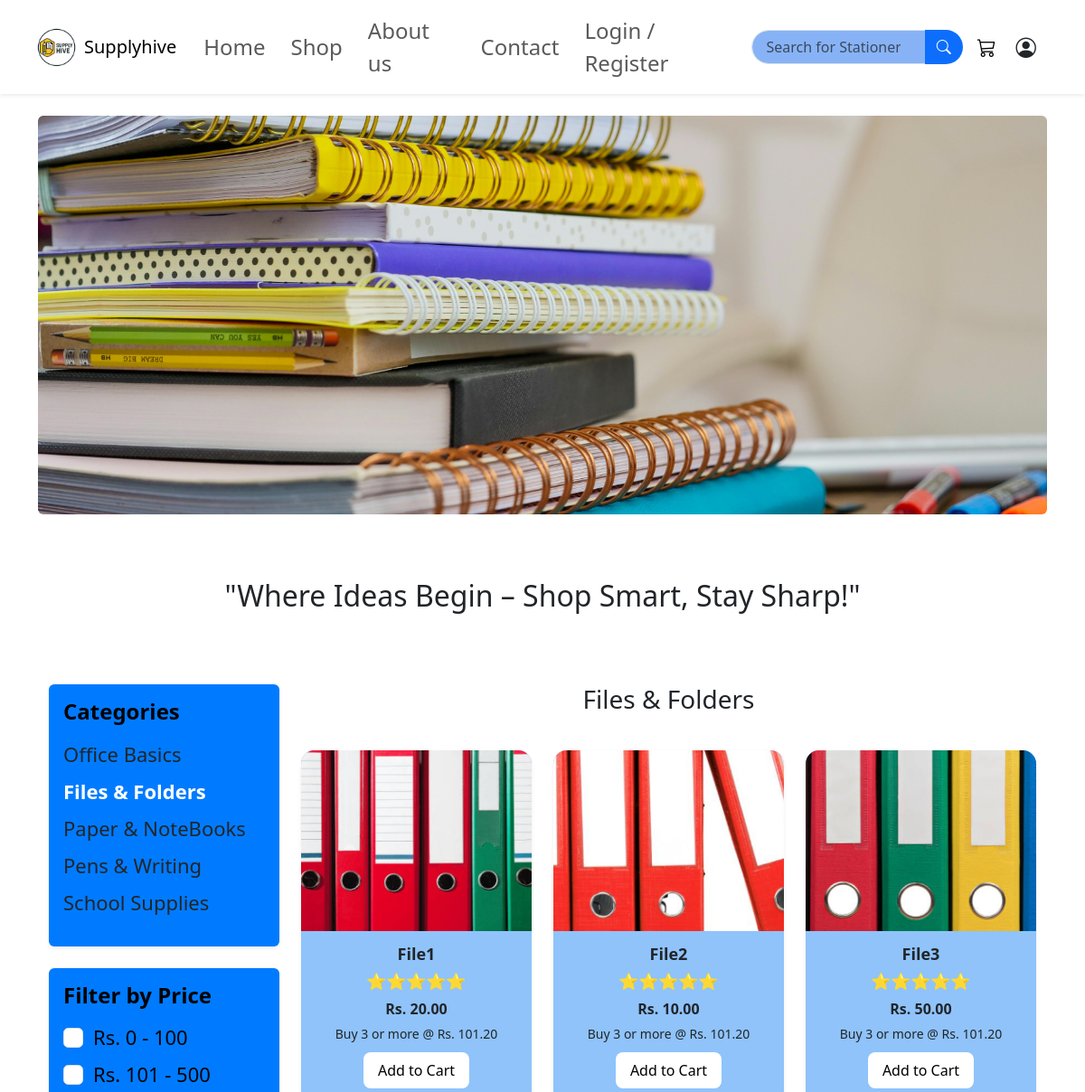
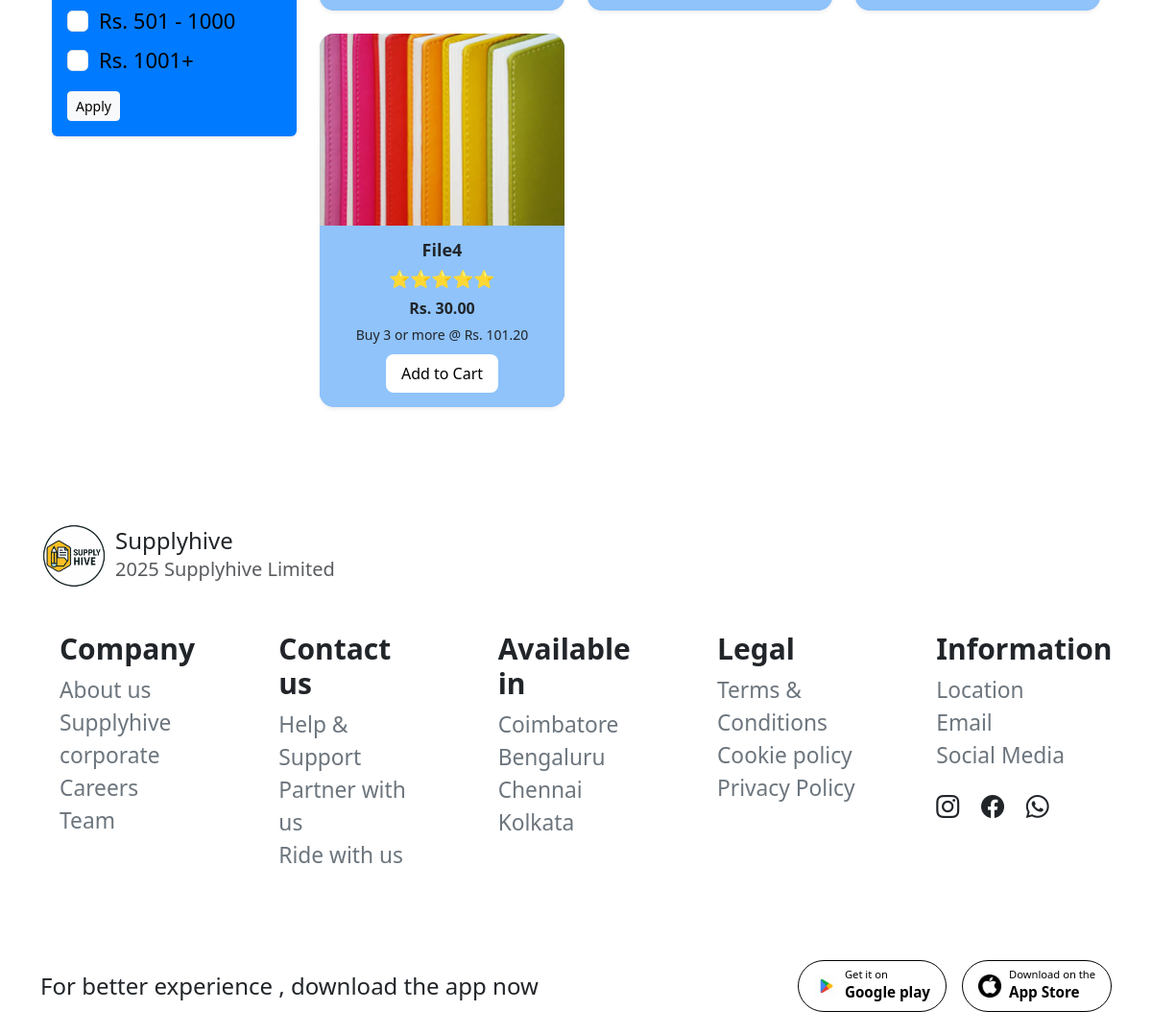
/shop/category/files-folders/, run on the app's committed database (2 pictures, top to bottom).
### shop/models.py (models this page shows, shortened)
class Category(models.Model):
    name = models.CharField(max_length=200, unique=True)
    slug = models.SlugField(max_length=200, unique=True)
    class Meta:
        verbose_name_plural = "Categories"

class Product(models.Model):
    category = models.ForeignKey(Category, related_name="products", on_delete=models.CASCADE)
    name = models.CharField(max_length=200)
    slug = models.SlugField(max_length=200, unique=True)
    description = models.TextField(blank=True)
    price = models.DecimalField(max_digits=10, decimal_places=2)
    image = models.ImageField(upload_to="products/", blank=True, null=True)
    is_available = models.BooleanField(default=True)
    created_at = models.DateTimeField(auto_now_add=True)

### shop/views.py (the view)
# urls.py: path("", views.product_list, name="product_list"),  # all products (default)
def product_list(request, category_slug=None):
    category = None
    categories = Category.objects.all()
    products = Product.objects.filter(is_available=True, image__isnull=False)  # Added image filter
    if category_slug:
        category = get_object_or_404(Category, slug=category_slug)
        products = products.filter(category=category)
        template_name = f"shop/{category.slug}.html"
    else:
        template_name = "shop/product_list.html"
    context = {
        "categories": categories,
        "category": category,
        "products": products,
    }
    return render(request, template_name, context)

### shop/templates/shop/files-folders.html (shortened to what this page needs)
{% extends "core/base.html" %}
{% load static %}
{% block content %}
<div class="text-center">
    <img src="{% static 'images/files.png' %}" class="img-fluid rounded" alt="Office Basics"
    style="max-height: 600px; object-fit: cover; border-radius: 30px;">
    <p class="mt-3" style="font-size: 32px;font-weight: 500;padding: 50px;">"Where Ideas Begin – Shop Smart, Stay
        Sharp!"</p>
</div>
<div class="container mt-4">
    <div class="row">
        <div class="col-md-3">
            <div class="p-3 rounded shadow-sm" style="background-color:#007bff; color:white;">
                <h5 class="fw-bold mb-3" style="font-size: 24px; color: black;">Categories</h5>
                <ul class="list-unstyled">
                    {% for cat in categories %}
                    <li class="mb-2">
                        <a style="font-size: 22px;" href="{% url 'shop:product_list_by_category' cat.slug %}"
                            class="d-block text-decoration-none {% if category and category.id == cat.id %}fw-bold text-white{% else %}text-dark{% endif %}">
                            {{ cat.name }}
                        </a>
                    </li>
                    {% endfor %}
                </ul>
            </div>
            <div class="p-3 rounded shadow-sm mt-4" style="background-color:#007bff;">
                <h5 class="fw-bold mb-3 text-black" style="font-size: 24px;">Filter by Price</h5>
                <form style="font-size: 22px;">
                    <div class="form-check mb-2">
                        <input class="form-check-input" type="checkbox" id="price1">
                        <label class="form-check-label text-black" for="price1">
                            Rs. 0 - 100
                        </label>
                    </div>
                    <div class="form-check mb-2">
                        <input class="form-check-input" type="checkbox" id="price2">
                        <label class="form-check-label text-black" for="price2">
                            Rs. 101 - 500
                        </label>
                    </div>
                    <div class="form-check mb-2">
                        <input class="form-check-input" type="checkbox" id="price3">
                        <label class="form-check-label text-black" for="price3">
                            Rs. 501 - 1000
                        </label>
                    </div>
                    <div class="form-check mb-2">
                        <input class="form-check-input" type="checkbox" id="price4">
                        <label class="form-check-label text-black" for="price4">
                            Rs. 1001+
                        </label>
                    </div>
                    <button type="submit" class="btn btn-light btn-sm mt-2">Apply</button>
                </form>
            </div>
        </div>
        <div class="col-md-9">
            <h3 class="mb-4 text-center pb-3">Files & Folders</h3>
            <div class="row">
               {% for product in products %}
                <div class="col-md-4 mb-4">
                    <div class="product-card shadow-sm">
                         {% if product.image %}
                        <img src="{{ product.image.url }}" alt="{{ product.name }}">
                        {% else %}
                        <img src="{% static 'images/no-image-placeholder.jpg' %}" alt="{{ product.name }}">
                        {% endif %}
                        <div class="product-info">
                            <h3>{{ product.name }}</h3>
                            <div class="stars">⭐⭐⭐⭐⭐</div>
                            <div class="price">Rs. {{ product.price }}</div>
                            <div class="bulk-price">Buy 3 or more @ Rs. 101.20</div>
                            <form method="post" action="{% url 'shop:add_to_cart' %}">
                                <button type="submit" class="add-cart-btn">Add to Cart</button>
                            </form>
                        </div>
                    </div>
                </div>
                {% empty %}
                <p>No products found in this category.</p>
                {% endfor %}
            </div>
            </div>
        </div>
    </div>
{% endblock %}

### shop/templates/shop/files-folders.html (style rules this page uses)
.product-card { background-color: #80a9ff; border-radius: 15px; overflow: hidden; text-align: center; transition: transform 0.3s; }
.product-card img { width: 100%; height: 200px; object-fit: cover; }
.product-info { padding: 15px; background-color: #8fc3fa; }
.product-info h3 { font-size: 18px; font-weight: 600; margin-bottom: 5px; }
.stars { color: #ffea00; font-size: 18px; margin-bottom: 5px; }
.price { font-weight: bold; font-size: 16px; margin-bottom: 5px; }
.bulk-price { font-size: 14px; margin-bottom: 10px; }
.add-cart-btn { background-color: #fff; border: none; border-radius: 8px; padding: 8px 16px; font-size: 16px; cursor: pointer; transition: background-color 0.3s, color 0.3s; }

### data on the page
Category: name "Office Basics"
Category: name "Files & Folders"
Category: name "Paper & NoteBooks"
Category: name "Pens & Writing"
Category: name "School Supplies"
Product: image (picture), name "File1", price "20.00"
Product: image (picture), name "File2", price "10.00"
Product: image (picture), name "File3", price "50.00"
Product: image (picture), name "File4", price "30.00"
